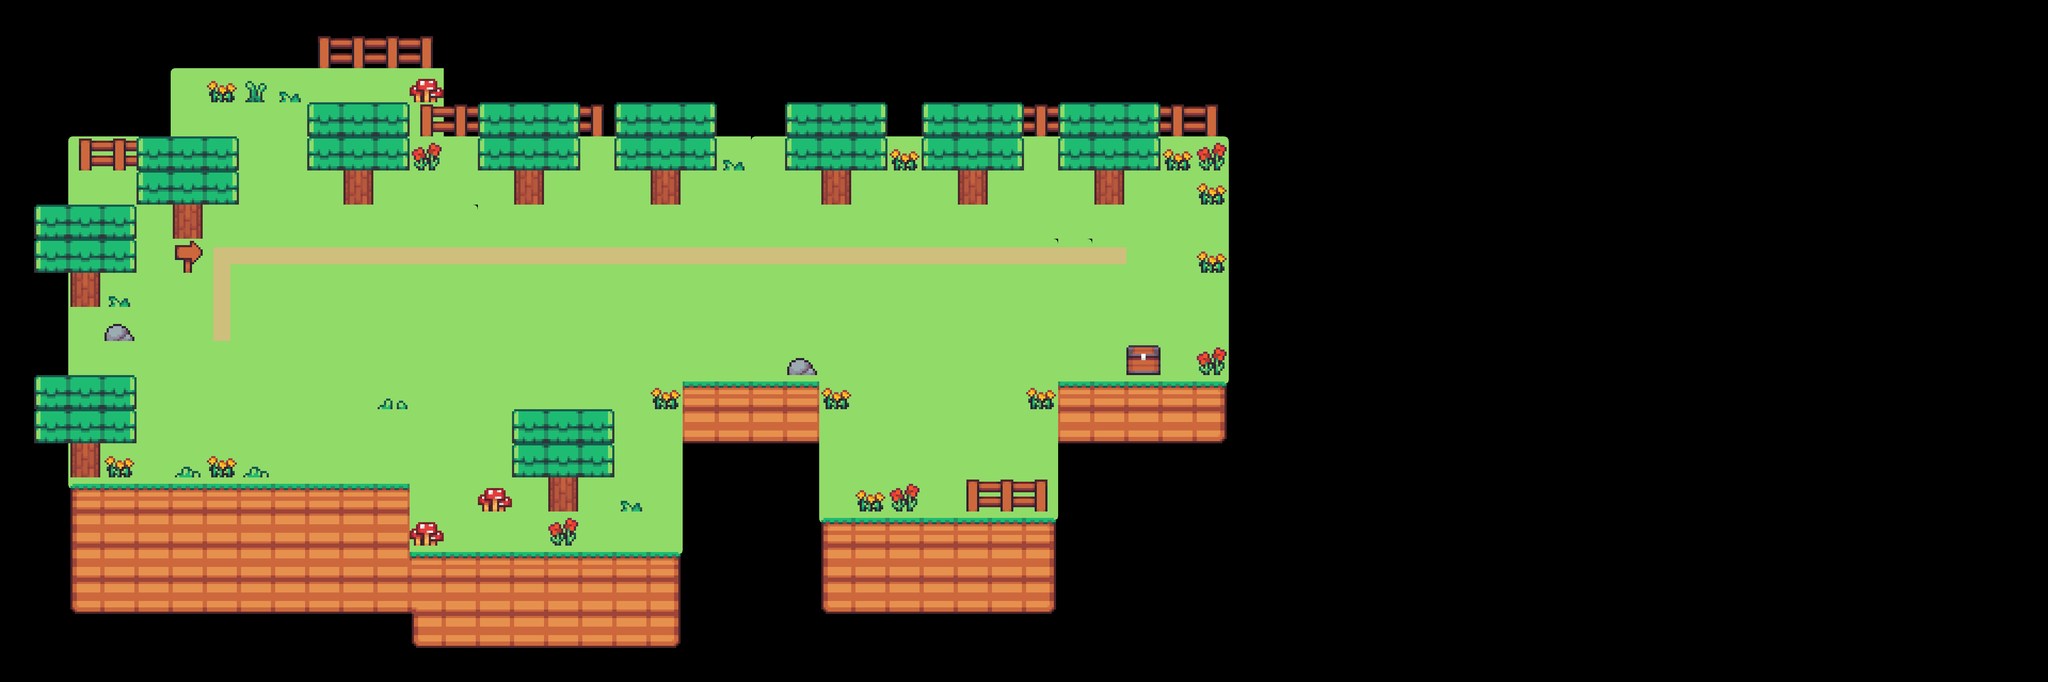

Rendered tile map (Tiled .tmx) drawn with the repository's tilesets; below, a short description and the map source with its tile grids summarised:
An orthogonal 60x20 tile map with 64x64 px tiles, 4 tile layers (tiles, plants and rocks, trees, path) and 6 objects (bonus level).

<map version="1.10" tiledversion="1.10.2" orientation="orthogonal" renderorder="right-down" width="60" height="20" tilewidth="64" tileheight="64" infinite="0" nextlayerid="8" nextobjectid="14">
 <tileset firstgid="1" source="level_map.tsx" />
 <layer id="1" name="tiles" width="60" height="20">
  <data>[1200 cells, 455 non-empty, 13 distinct tile ids]</data>
 </layer>
 <layer id="3" name="plants and rocks" width="60" height="20">
  <data>[1200 cells, 55 non-empty, 15 distinct tile ids]</data>
 </layer>
 <layer id="6" name="trees" width="60" height="20">
  <data>[1200 cells, 84 non-empty, 5 distinct tile ids]</data>
 </layer>
 <layer id="7" name="path" width="60" height="20">
  <data>[1200 cells, 35 non-empty, 4 distinct tile ids]</data>
 </layer>
 <objectgroup id="5" name="level buttons">
  <object id="1" x="320" y="640" width="192" height="192">
   <properties>
    <property name="Level Number" type="int" value="1" />
   </properties>
  </object>
  <object id="8" x="512" y="384" width="192" height="192">
   <properties>
    <property name="Level Number" type="int" value="2" />
   </properties>
  </object>
  <object id="11" x="2048" y="384" width="192" height="192">
   <properties>
    <property name="Level Number" type="int" value="6" />
   </properties>
  </object>
  <object id="12" type="bonus level" x="1280" y="384" width="192" height="192">
   <properties>
    <property name="Level Number" type="int" value="4" />
   </properties>
  </object>
  <object id="13" x="1664" y="384" width="192" height="192">
   <properties>
    <property name="Level Number" type="int" value="5" />
   </properties>
  </object>
  <object id="10" x="896" y="384" width="192" height="192">
   <properties>
    <property name="Level Number" type="int" value="3" />
   </properties>
  </object>
 </objectgroup>
</map>